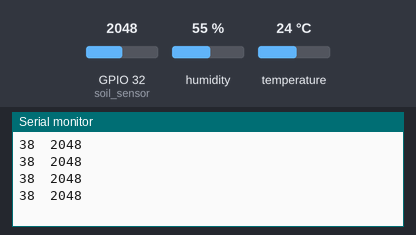
Simulated run of this sketch. Board: ESP32. On the bench: the last lines printed to the serial monitor. Inputs (shaded band) come from the test bench; at power-on: GPIO 32 (soil_sensor) = 2048, humidity 55 %, temperature 24 °C. WiFi joins after 1.5 s; servers stay silent unless stated.

Above: at 3.0 s.
3.1 s: GPIO 32 (soil_sensor) set to 2866
At 3.85 s:
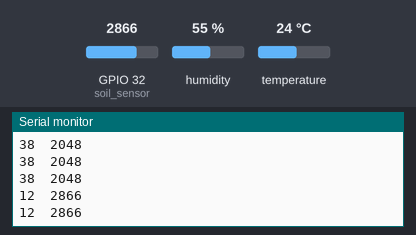
4.6 s: GPIO 32 (soil_sensor) set to 3603
At 4.77 s:
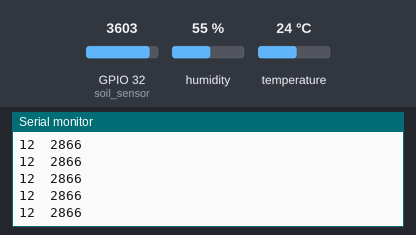
Timing chart, 0 to 7.6 s (numbered marks = the images above; inputs shaded):
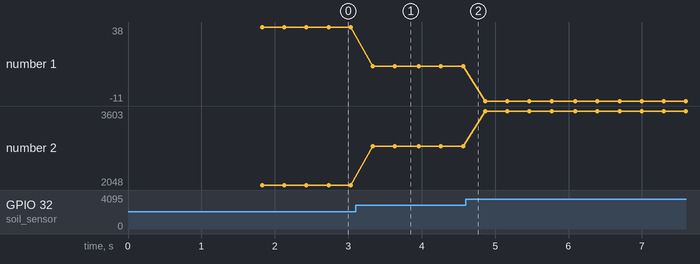

Measured:
- after the input at 3.1 s, the serial monitor: prints a new line after 0.23 s (image 1)
- plotted number 1: 38 → 12 after the input at 3.1 s, 12 → -11 after the input at 4.6 s
- plotted number 2: 2048 → 2866 after the input at 3.1 s, 2866 → 3603 after the input at 4.6 s

The sketch:

plant_monitor.ino
```cpp
#include <WiFi.h>
#include <WiFiClient.h>
#include <BlynkSimpleEsp32.h>
#include <DHT.h>

#define DHTPIN 22       // Digital pin 22
#define soil_sensor 32  // Digital pin 32
#define DHTTYPE DHT11   // DHT 11

char auth[] = "1a589190cd0e42caa727ea338ed16790";
char ssid[] = "test";
char pass[] = "1q2w3e4r";

DHT dht(DHTPIN, DHTTYPE);

float h = 0;
float t = 0;
int sensorValue = 0;
int percent = 0;

void setup()
{
  Serial.begin(9600);
  Blynk.begin(auth, ssid, pass, IPAddress(192, 168, 10, 10), 8080);
  dht.begin();
  WiFi.setHostname("ESP32-Mango");
}

int convertToPercent(int value)
{
  int percentValue = 0;
  percentValue = map(value, 3250, 150, 0, 100);
  return percentValue;
}

void loop()
{
  Blynk.run();

  h = dht.readHumidity() + 5;
  t = dht.readTemperature() - 3;
  sensorValue = analogRead (soil_sensor);
  percent = convertToPercent(sensorValue);


  Blynk.virtualWrite(V17, h);  //V17 is for Humidity
  Blynk.virtualWrite(V18, t);  //V18 is for Temperature
  Blynk.virtualWrite(V19, percent);  //V19 is for Moisture
  Serial.print(percent);
  Serial.print("  ");
  Serial.println(sensorValue);
  delay(300);
}
```
